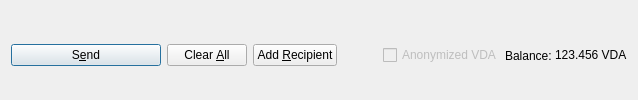
         <widget class="QFrame" name="frame_Send">
          <layout class="QHBoxLayout" name="horizontalLayout">
           <property name="bottomMargin">
            <number>0</number>
           </property>
           <item>
            <widget class="QPushButton" name="sendButton">
             <property name="minimumSize">
              <size>
               <width>150</width>
               <height>0</height>
              </size>
             </property>
             <property name="toolTip">
              <string>Confirm the send action</string>
             </property>
             <property name="text">
              <string>S&amp;end</string>
             </property>
             <property name="icon">
              <iconset resource="../vida.qrc">
               <normaloff>:/icons/send</normaloff>:/icons/send</iconset>
             </property>
             <property name="autoDefault">
              <bool>false</bool>
             </property>
             <property name="default">
              <bool>true</bool>
             </property>
            </widget>
           </item>
           <item>
            <widget class="QPushButton" name="clearButton">
             <property name="sizePolicy">
              <sizepolicy hsizetype="Minimum" vsizetype="Fixed">
               <horstretch>0</horstretch>
               <verstretch>0</verstretch>
              </sizepolicy>
             </property>
             <property name="toolTip">
              <string>Clear all fields of the form.</string>
             </property>
             <property name="text">
              <string>Clear &amp;All</string>
             </property>
             <property name="icon">
              <iconset resource="../vida.qrc">
               <normaloff>:/icons/remove</normaloff>:/icons/remove</iconset>
             </property>
             <property name="autoDefault">
              <bool>false</bool>
             </property>
            </widget>
           </item>
           <item>
            <widget class="QPushButton" name="addButton">
             <property name="toolTip">
              <string>Send to multiple recipients at once</string>
             </property>
             <property name="text">
              <string>Add &amp;Recipient</string>
             </property>
             <property name="icon">
              <iconset resource="../vida.qrc">
               <normaloff>:/icons/add</normaloff>:/icons/add</iconset>
             </property>
             <property name="autoDefault">
              <bool>false</bool>
             </property>
            </widget>
           </item>
           <item>
            <spacer name="horizontalSpacer">
             <property name="orientation">
              <enum>Qt::Horizontal</enum>
             </property>
             <property name="sizeHint" stdset="0">
              <size>
               <width>40</width>
               <height>20</height>
              </size>
             </property>
            </spacer>
           </item>
           <item>
            <layout class="QHBoxLayout" name="horizontalLayout_2">
             <property name="spacing">
              <number>3</number>
             </property>
             <item>
              <widget class="QCheckBox" name="checkzVDA">
               <property name="enabled">
                <bool>false</bool>
               </property>
               <property name="text">
                <string>Anonymized VDA</string>
               </property>
              </widget>
             </item>
             <item>
              <widget class="QLabel" name="label">
               <property name="text">
                <string>Balance:</string>
               </property>
              </widget>
             </item>
             <item>
              <widget class="QLabel" name="labelBalance">
               <property name="sizePolicy">
                <sizepolicy hsizetype="Preferred" vsizetype="Fixed">
                 <horstretch>0</horstretch>
                 <verstretch>0</verstretch>
                </sizepolicy>
               </property>
               <property name="cursor">
                <cursorShape>IBeamCursor</cursorShape>
               </property>
               <property name="text">
                <string notr="true">123.456 VDA</string>
               </property>
               <property name="textInteractionFlags">
                <set>Qt::LinksAccessibleByMouse|Qt::TextSelectableByKeyboard|Qt::TextSelectableByMouse</set>
               </property>
              </widget>
             </item>
            </layout>
           </item>
          </layout>
         </widget>
